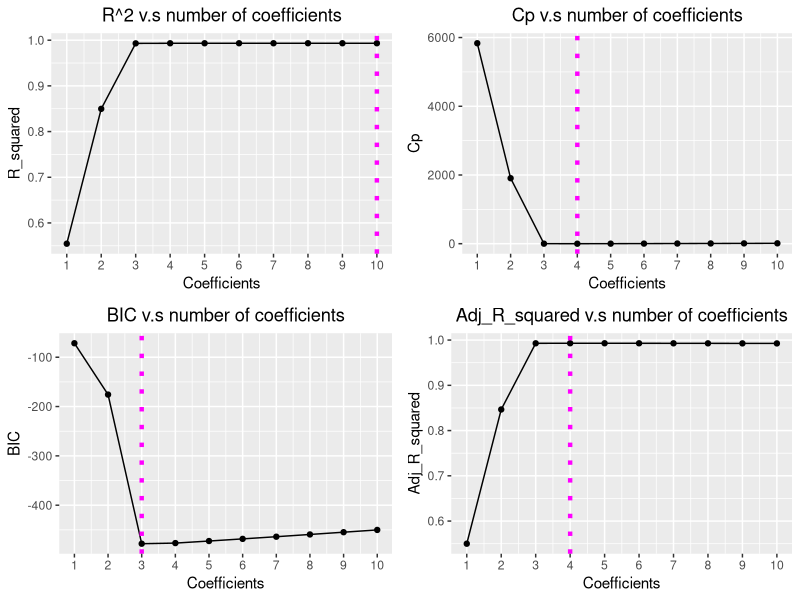
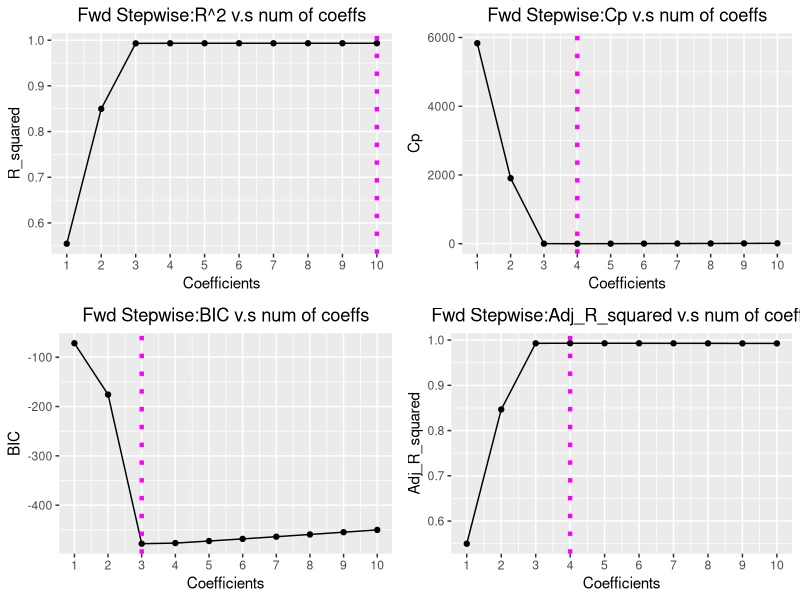
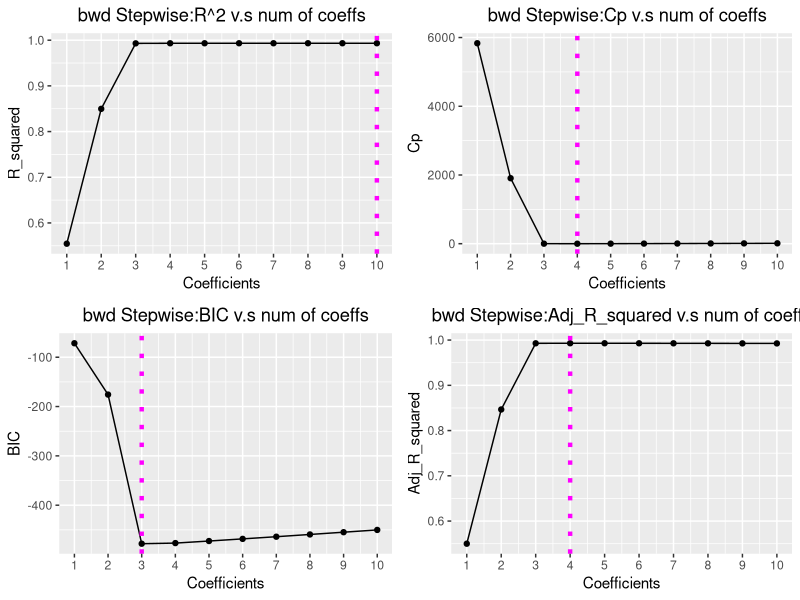
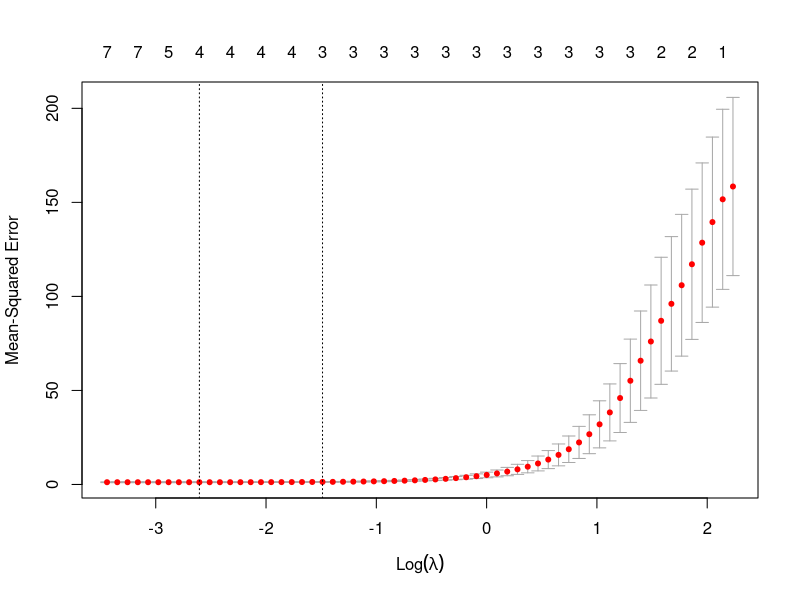

These charts were generated, in order, by the following R code:
## ---- chunk 1
knitr::opts_chunk$set(echo = TRUE)
## ---- chunk 2
set.seed(2021) #Make sure results are reproducible
X <- rnorm(n = 100)
epsilon <- rnorm(100)
## ---- chunk 3
beta <- c(1.3, -2.4, 5.6, 5.2)
Y <- beta[1] + beta[2] * X + beta[3] * X^2 + beta[4] * X^3 + epsilon
## ---- chunk 4
library(leaps)
library(tidyverse)
library(gridExtra)
reg_df =data.frame("X" = X, "Y" = Y)

#Use regsubsets() to perform best subset selection to choose best model containing
#predictors X_1,...,X_10. 
regfit.full <- regsubsets(Y~poly(X,10), data=reg_df, nvmax = 10)
reg.summary <- summary(regfit.full)
reg_df =data.frame("X" = X, "Y" = Y)

#Use regsubsets() to perform best subset selection to choose best model containing
#predictors X_1,...,X_10. 
regfit.full <- regsubsets(Y~poly(X,10), data=reg_df, nvmax = 10)
reg.summary <- summary(regfit.full)

plot_t <- tibble(Coefficients = 1:10, 
                 R_squared = reg.summary$rsq, 
                 Adj_R_squared = reg.summary$adjr2,
                 Cp = reg.summary$cp,
                 BIC = reg.summary$bic
                 )


p1 <- ggplot(data = plot_t, mapping = aes(x = Coefficients, y = R_squared)) +
  scale_x_continuous(breaks = seq(1,10,1)) +
  geom_point() +
  geom_line() +
  geom_vline(xintercept = which.max(plot_t$R_squared), linetype="dotted", 
             color = "magenta", size=1.5) +
  labs(
    title = "R^2 v.s number of coefficients"
  ) +
  theme(plot.title = element_text(hjust = 0.5))

p2 <- ggplot(data = plot_t, mapping = aes(x = Coefficients, y = Cp)) +
  scale_x_continuous(breaks = seq(1,10,1)) +
  geom_point() +
  geom_line() +
  geom_vline(xintercept = which.min(plot_t$Cp), linetype="dotted", 
             color = "magenta", size=1.5) +
  labs(
    title = "Cp v.s number of coefficients"
  ) +
  theme(plot.title = element_text(hjust = 0.5)) 


p3 <- ggplot(data = plot_t, mapping = aes(x = Coefficients, y = BIC)) +
  scale_x_continuous(breaks = seq(1,10,1)) +
  geom_point() +
  geom_line() +
  geom_vline(xintercept = which.min(plot_t$BIC), linetype="dotted", 
             color = "magenta", size=1.5) +
  labs(
    title = "BIC v.s number of coefficients"
  ) +
  theme(plot.title = element_text(hjust = 0.5))

p4 <- ggplot(data = plot_t, mapping = aes(x = Coefficients, y = Adj_R_squared)) +
  scale_x_continuous(breaks = seq(1,10,1)) +
  geom_point() +
  geom_line() +
  geom_vline(xintercept = which.max(plot_t$Adj_R_squared), linetype="dotted", 
             color = "magenta", size=1.5) +
  labs(
    title = "Adj_R_squared v.s number of coefficients"
  ) +
  theme(plot.title = element_text(hjust = 0.5))

grid.arrange(p1, p2, p3, p4, nrow=2)
## ---- chunk 5
regfit.fwd <- regsubsets(Y~poly(X,10), data=reg_df, nvmax = 10, method = "forward")
regfit.fwd.summary <- summary(regfit.fwd)


plot_fwd_t <- tibble(Coefficients = 1:10, 
                 R_squared = regfit.fwd.summary$rsq, 
                 Adj_R_squared = regfit.fwd.summary$adjr2,
                 Cp = regfit.fwd.summary$cp,
                 BIC = regfit.fwd.summary$bic
)

p1 <- ggplot(data = plot_fwd_t, mapping = aes(x = Coefficients, y = R_squared)) +
  scale_x_continuous(breaks = seq(1,10,1)) +
  geom_point() +
  geom_line() +
  geom_vline(xintercept = which.max(plot_fwd_t$R_squared), linetype="dotted", 
             color = "magenta", size=1.5) +
  labs(
    title = "Fwd Stepwise:R^2 v.s num of coeffs"
  ) +
  theme(plot.title = element_text(hjust = 0.5))

p2 <- ggplot(data = plot_fwd_t, mapping = aes(x = Coefficients, y = Cp)) +
  scale_x_continuous(breaks = seq(1,10,1)) +
  geom_point() +
  geom_line() +
  geom_vline(xintercept = which.min(plot_fwd_t$Cp), linetype="dotted", 
             color = "magenta", size=1.5) +
  labs(
    title = "Fwd Stepwise:Cp v.s num of coeffs"
  ) +
  theme(plot.title = element_text(hjust = 0.5)) 


p3 <- ggplot(data = plot_fwd_t, mapping = aes(x = Coefficients, y = BIC)) +
  scale_x_continuous(breaks = seq(1,10,1)) +
  geom_point() +
  geom_line() +
  geom_vline(xintercept = which.min(plot_fwd_t$BIC), linetype="dotted", 
             color = "magenta", size=1.5) +
  labs(
    title = "Fwd Stepwise:BIC v.s num of coeffs"
  ) +
  theme(plot.title = element_text(hjust = 0.5))

p4 <- ggplot(data = plot_fwd_t, mapping = aes(x = Coefficients, y = Adj_R_squared)) +
  scale_x_continuous(breaks = seq(1,10,1)) +
  geom_point() +
  geom_line() +
  geom_vline(xintercept = which.max(plot_fwd_t$Adj_R_squared), linetype="dotted", 
             color = "magenta", size=1.5) +
  labs(
    title = "Fwd Stepwise:Adj_R_squared v.s num of coeffs"
  ) +
  theme(plot.title = element_text(hjust = 0.5))

grid.arrange(p1, p2, p3, p4, nrow=2)



regfit.bwd <- regsubsets(Y~poly(X,10), data=reg_df, nvmax = 10, method = "backward")
regfit.bwd.summary <- summary(regfit.bwd)

plot_bwd_t <- tibble(Coefficients = 1:10, 
                     R_squared = regfit.bwd.summary$rsq, 
                     Adj_R_squared = regfit.bwd.summary$adjr2,
                     Cp = regfit.bwd.summary$cp,
                     BIC = regfit.bwd.summary$bic
)

p1 <- ggplot(data = plot_bwd_t, mapping = aes(x = Coefficients, y = R_squared)) +
  scale_x_continuous(breaks = seq(1,10,1)) +
  geom_point() +
  geom_line() +
  geom_vline(xintercept = which.max(plot_bwd_t$R_squared), linetype="dotted", 
             color = "magenta", size=1.5) +
  labs(
    title = "bwd Stepwise:R^2 v.s num of coeffs"
  ) +
  theme(plot.title = element_text(hjust = 0.5))

p2 <- ggplot(data = plot_bwd_t, mapping = aes(x = Coefficients, y = Cp)) +
  scale_x_continuous(breaks = seq(1,10,1)) +
  geom_point() +
  geom_line() +
  geom_vline(xintercept = which.min(plot_bwd_t$Cp), linetype="dotted", 
             color = "magenta", size=1.5) +
  labs(
    title = "bwd Stepwise:Cp v.s num of coeffs"
  ) +
  theme(plot.title = element_text(hjust = 0.5)) 


p3 <- ggplot(data = plot_bwd_t, mapping = aes(x = Coefficients, y = BIC)) +
  scale_x_continuous(breaks = seq(1,10,1)) +
  geom_point() +
  geom_line() +
  geom_vline(xintercept = which.min(plot_bwd_t$BIC), linetype="dotted", 
             color = "magenta", size=1.5) +
  labs(
    title = "bwd Stepwise:BIC v.s num of coeffs"
  ) +
  theme(plot.title = element_text(hjust = 0.5))

p4 <- ggplot(data = plot_bwd_t, mapping = aes(x = Coefficients, y = Adj_R_squared)) +
  scale_x_continuous(breaks = seq(1,10,1)) +
  geom_point() +
  geom_line() +
  geom_vline(xintercept = which.max(plot_bwd_t$Adj_R_squared), linetype="dotted", 
             color = "magenta", size=1.5) +
  labs(
    title = "bwd Stepwise:Adj_R_squared v.s num of coeffs"
  ) +
  theme(plot.title = element_text(hjust = 0.5))

grid.arrange(p1, p2, p3, p4, nrow=2)
## ---- chunk 6
library(glmnet)
X_mat <- model.matrix(Y~poly(X, 10)-1, data = reg_df) #Create a model matrix
cv.out <- cv.glmnet(x = X_mat, y = Y, alpha = 1) #Perform cross validation for lambda
plot(cv.out) #Plot cross-validation as a function of lambda
best_lambda <- cv.out$lambda.min #Extract the optimal(minimal) lambda
lasso <- glmnet(X_mat, Y, alpha = 1, lambda = best_lambda) #Use glmnet with updated lambda
coef(lasso) #Print the coefficients
## ---- chunk 7
beta <- c(beta, 4.2, -3.1,4.8, -2.1)
Y = beta[1] + beta[8]*X^7 + epsilon
reg_df_2 <- tibble(X=X,Y=Y)
reg.fit2 <- regsubsets(Y ~ poly(X, 10), data = reg_df_2, nvmax = 10)
regfit2.summary <- summary(reg.fit2) 

plot2_t <- tibble(Coefficients = 1:10, 
                 R_squared = regfit2.summary$rsq, 
                 Adj_R_squared = regfit2.summary$adjr2,
                 Cp = regfit2.summary$cp,
                 BIC = regfit2.summary$bic
)


X_mat2 <- model.matrix(Y~poly(X, 10)-1, data = reg_df_2) #Create a model matrix
cv.out2 <- cv.glmnet(x = X_mat2, y = Y, alpha = 1) #Perform cross validation for lambda
#plot(cv.out2) #Plot cross-validation as a function of lambda
best_lambda2 <- cv.out$lambda.min #Extract the optimal(minimal) lambda
lasso2 <- glmnet(X_mat2, Y, alpha = 1, lambda = best_lambda2) #Use glmnet with updated lambda
coef(lasso2) #Print the coefficients
